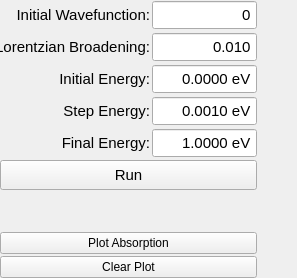
      <widget class="QWidget" name="abs_tab">
       <attribute name="title">
        <string>Absorption</string>
       </attribute>
       <layout class="QHBoxLayout" name="horizontalLayout">
        <property name="spacing">
         <number>2</number>
        </property>
        <property name="leftMargin">
         <number>0</number>
        </property>
        <property name="topMargin">
         <number>0</number>
        </property>
        <property name="rightMargin">
         <number>0</number>
        </property>
        <property name="bottomMargin">
         <number>0</number>
        </property>
        <item>
         <layout class="QGridLayout" name="gridLayout_4">
          <item row="4" column="1">
           <widget class="QDoubleSpinBox" name="abs_Ef_spb">
            <property name="sizePolicy">
             <sizepolicy hsizetype="Minimum" vsizetype="Minimum">
              <horstretch>0</horstretch>
              <verstretch>0</verstretch>
             </sizepolicy>
            </property>
            <property name="minimumSize">
             <size>
              <width>80</width>
              <height>30</height>
             </size>
            </property>
            <property name="maximumSize">
             <size>
              <width>120</width>
              <height>30</height>
             </size>
            </property>
            <property name="font">
             <font>
              <pointsize>11</pointsize>
             </font>
            </property>
            <property name="alignment">
             <set>Qt::AlignRight|Qt::AlignTrailing|Qt::AlignVCenter</set>
            </property>
            <property name="buttonSymbols">
             <enum>QAbstractSpinBox::NoButtons</enum>
            </property>
            <property name="suffix">
             <string> eV</string>
            </property>
            <property name="decimals">
             <number>4</number>
            </property>
            <property name="maximum">
             <double>1000.000000000000000</double>
            </property>
            <property name="singleStep">
             <double>0.010000000000000</double>
            </property>
            <property name="value">
             <double>1.000000000000000</double>
            </property>
           </widget>
          </item>
          <item row="2" column="0">
           <widget class="QLabel" name="label_16">
            <property name="sizePolicy">
             <sizepolicy hsizetype="Minimum" vsizetype="Minimum">
              <horstretch>0</horstretch>
              <verstretch>0</verstretch>
             </sizepolicy>
            </property>
            <property name="minimumSize">
             <size>
              <width>100</width>
              <height>30</height>
             </size>
            </property>
            <property name="maximumSize">
             <size>
              <width>200</width>
              <height>30</height>
             </size>
            </property>
            <property name="font">
             <font>
              <pointsize>11</pointsize>
             </font>
            </property>
            <property name="text">
             <string>Initial Energy:</string>
            </property>
            <property name="alignment">
             <set>Qt::AlignRight|Qt::AlignTrailing|Qt::AlignVCenter</set>
            </property>
           </widget>
          </item>
          <item row="1" column="0">
           <widget class="QLabel" name="label_17">
            <property name="sizePolicy">
             <sizepolicy hsizetype="Minimum" vsizetype="Minimum">
              <horstretch>0</horstretch>
              <verstretch>0</verstretch>
             </sizepolicy>
            </property>
            <property name="minimumSize">
             <size>
              <width>150</width>
              <height>30</height>
             </size>
            </property>
            <property name="maximumSize">
             <size>
              <width>150</width>
              <height>30</height>
             </size>
            </property>
            <property name="font">
             <font>
              <pointsize>11</pointsize>
             </font>
            </property>
            <property name="text">
             <string>Lorentzian Broadening:</string>
            </property>
            <property name="alignment">
             <set>Qt::AlignRight|Qt::AlignTrailing|Qt::AlignVCenter</set>
            </property>
           </widget>
          </item>
          <item row="3" column="0">
           <widget class="QLabel" name="label_15">
            <property name="sizePolicy">
             <sizepolicy hsizetype="Minimum" vsizetype="Minimum">
              <horstretch>0</horstretch>
              <verstretch>0</verstretch>
             </sizepolicy>
            </property>
            <property name="minimumSize">
             <size>
              <width>100</width>
              <height>30</height>
             </size>
            </property>
            <property name="maximumSize">
             <size>
              <width>200</width>
              <height>30</height>
             </size>
            </property>
            <property name="font">
             <font>
              <pointsize>11</pointsize>
             </font>
            </property>
            <property name="text">
             <string>Step Energy:</string>
            </property>
            <property name="alignment">
             <set>Qt::AlignRight|Qt::AlignTrailing|Qt::AlignVCenter</set>
            </property>
           </widget>
          </item>
          <item row="0" column="0">
           <widget class="QLabel" name="label_18">
            <property name="sizePolicy">
             <sizepolicy hsizetype="Minimum" vsizetype="Minimum">
              <horstretch>0</horstretch>
              <verstretch>0</verstretch>
             </sizepolicy>
            </property>
            <property name="minimumSize">
             <size>
              <width>150</width>
              <height>30</height>
             </size>
            </property>
            <property name="maximumSize">
             <size>
              <width>150</width>
              <height>30</height>
             </size>
            </property>
            <property name="font">
             <font>
              <pointsize>11</pointsize>
             </font>
            </property>
            <property name="text">
             <string>Initial Wavefunction:</string>
            </property>
            <property name="alignment">
             <set>Qt::AlignRight|Qt::AlignTrailing|Qt::AlignVCenter</set>
            </property>
           </widget>
          </item>
          <item row="1" column="1">
           <widget class="QDoubleSpinBox" name="abs_broadening_spb">
            <property name="sizePolicy">
             <sizepolicy hsizetype="Minimum" vsizetype="Minimum">
              <horstretch>0</horstretch>
              <verstretch>0</verstretch>
             </sizepolicy>
            </property>
            <property name="minimumSize">
             <size>
              <width>80</width>
              <height>30</height>
             </size>
            </property>
            <property name="maximumSize">
             <size>
              <width>120</width>
              <height>30</height>
             </size>
            </property>
            <property name="font">
             <font>
              <pointsize>11</pointsize>
             </font>
            </property>
            <property name="alignment">
             <set>Qt::AlignRight|Qt::AlignTrailing|Qt::AlignVCenter</set>
            </property>
            <property name="buttonSymbols">
             <enum>QAbstractSpinBox::NoButtons</enum>
            </property>
            <property name="decimals">
             <number>3</number>
            </property>
            <property name="minimum">
             <double>0.000000000000000</double>
            </property>
            <property name="maximum">
             <double>1000.000000000000000</double>
            </property>
            <property name="value">
             <double>0.010000000000000</double>
            </property>
           </widget>
          </item>
          <item row="2" column="1">
           <widget class="QDoubleSpinBox" name="abs_E0_spb">
            <property name="sizePolicy">
             <sizepolicy hsizetype="Minimum" vsizetype="Minimum">
              <horstretch>0</horstretch>
              <verstretch>0</verstretch>
             </sizepolicy>
            </property>
            <property name="minimumSize">
             <size>
              <width>80</width>
              <height>30</height>
             </size>
            </property>
            <property name="maximumSize">
             <size>
              <width>120</width>
              <height>30</height>
             </size>
            </property>
            <property name="font">
             <font>
              <pointsize>11</pointsize>
             </font>
            </property>
            <property name="alignment">
             <set>Qt::AlignRight|Qt::AlignTrailing|Qt::AlignVCenter</set>
            </property>
            <property name="buttonSymbols">
             <enum>QAbstractSpinBox::NoButtons</enum>
            </property>
            <property name="suffix">
             <string> eV</string>
            </property>
            <property name="decimals">
             <number>4</number>
            </property>
            <property name="maximum">
             <double>1000.000000000000000</double>
            </property>
            <property name="singleStep">
             <double>0.010000000000000</double>
            </property>
           </widget>
          </item>
          <item row="4" column="0">
           <widget class="QLabel" name="label_14">
            <property name="sizePolicy">
             <sizepolicy hsizetype="Minimum" vsizetype="Minimum">
              <horstretch>0</horstretch>
              <verstretch>0</verstretch>
             </sizepolicy>
            </property>
            <property name="minimumSize">
             <size>
              <width>100</width>
              <height>30</height>
             </size>
            </property>
            <property name="maximumSize">
             <size>
              <width>200</width>
              <height>30</height>
             </size>
            </property>
            <property name="font">
             <font>
              <pointsize>11</pointsize>
             </font>
            </property>
            <property name="text">
             <string>Final Energy:</string>
            </property>
            <property name="alignment">
             <set>Qt::AlignRight|Qt::AlignTrailing|Qt::AlignVCenter</set>
            </property>
           </widget>
          </item>
          <item row="3" column="1">
           <widget class="QDoubleSpinBox" name="abs_dE_spb">
            <property name="sizePolicy">
             <sizepolicy hsizetype="Minimum" vsizetype="Minimum">
              <horstretch>0</horstretch>
              <verstretch>0</verstretch>
             </sizepolicy>
            </property>
            <property name="minimumSize">
             <size>
              <width>80</width>
              <height>30</height>
             </size>
            </property>
            <property name="maximumSize">
             <size>
              <width>120</width>
              <height>30</height>
             </size>
            </property>
            <property name="font">
             <font>
              <pointsize>11</pointsize>
             </font>
            </property>
            <property name="alignment">
             <set>Qt::AlignRight|Qt::AlignTrailing|Qt::AlignVCenter</set>
            </property>
            <property name="buttonSymbols">
             <enum>QAbstractSpinBox::NoButtons</enum>
            </property>
            <property name="suffix">
             <string> eV</string>
            </property>
            <property name="decimals">
             <number>4</number>
            </property>
            <property name="minimum">
             <double>0.000000000000000</double>
            </property>
            <property name="maximum">
             <double>1000.000000000000000</double>
            </property>
            <property name="singleStep">
             <double>0.010000000000000</double>
            </property>
            <property name="value">
             <double>0.001000000000000</double>
            </property>
           </widget>
          </item>
          <item row="0" column="1">
           <widget class="QDoubleSpinBox" name="abs_init_wf_spb">
            <property name="sizePolicy">
             <sizepolicy hsizetype="Minimum" vsizetype="Minimum">
              <horstretch>0</horstretch>
              <verstretch>0</verstretch>
             </sizepolicy>
            </property>
            <property name="minimumSize">
             <size>
              <width>80</width>
              <height>30</height>
             </size>
            </property>
            <property name="maximumSize">
             <size>
              <width>120</width>
              <height>30</height>
             </size>
            </property>
            <property name="font">
             <font>
              <pointsize>11</pointsize>
             </font>
            </property>
            <property name="alignment">
             <set>Qt::AlignRight|Qt::AlignTrailing|Qt::AlignVCenter</set>
            </property>
            <property name="buttonSymbols">
             <enum>QAbstractSpinBox::NoButtons</enum>
            </property>
            <property name="decimals">
             <number>0</number>
            </property>
            <property name="maximum">
             <double>1000.000000000000000</double>
            </property>
           </widget>
          </item>
          <item row="5" column="0" colspan="2">
           <widget class="QPushButton" name="abs_run_btn">
            <property name="sizePolicy">
             <sizepolicy hsizetype="Minimum" vsizetype="Minimum">
              <horstretch>1</horstretch>
              <verstretch>1</verstretch>
             </sizepolicy>
            </property>
            <property name="minimumSize">
             <size>
              <width>100</width>
              <height>30</height>
             </size>
            </property>
            <property name="maximumSize">
             <size>
              <width>300</width>
              <height>30</height>
             </size>
            </property>
            <property name="font">
             <font>
              <pointsize>11</pointsize>
             </font>
            </property>
            <property name="text">
             <string>Run</string>
            </property>
           </widget>
          </item>
          <item row="6" column="0" colspan="2">
           <spacer name="verticalSpacer_3">
            <property name="orientation">
             <enum>Qt::Vertical</enum>
            </property>
            <property name="sizeHint" stdset="0">
             <size>
              <width>20</width>
              <height>40</height>
             </size>
            </property>
           </spacer>
          </item>
          <item row="7" column="0" colspan="2">
           <widget class="QPushButton" name="plot_abs_btn">
            <property name="text">
             <string>Plot Absorption</string>
            </property>
           </widget>
          </item>
          <item row="8" column="0" colspan="2">
           <widget class="QPushButton" name="clear_abs_plot_btn">
            <property name="text">
             <string>Clear Plot</string>
            </property>
           </widget>
          </item>
         </layout>
        </item>
        <item>
         <layout class="QVBoxLayout" name="abs_plot_layout">
          <property name="spacing">
           <number>2</number>
          </property>
          <item>
           <spacer name="horizontalSpacer_4">
            <property name="orientation">
             <enum>Qt::Horizontal</enum>
            </property>
            <property name="sizeHint" stdset="0">
             <size>
              <width>40</width>
              <height>20</height>
             </size>
            </property>
           </spacer>
          </item>
         </layout>
        </item>
       </layout>
      </widget>
